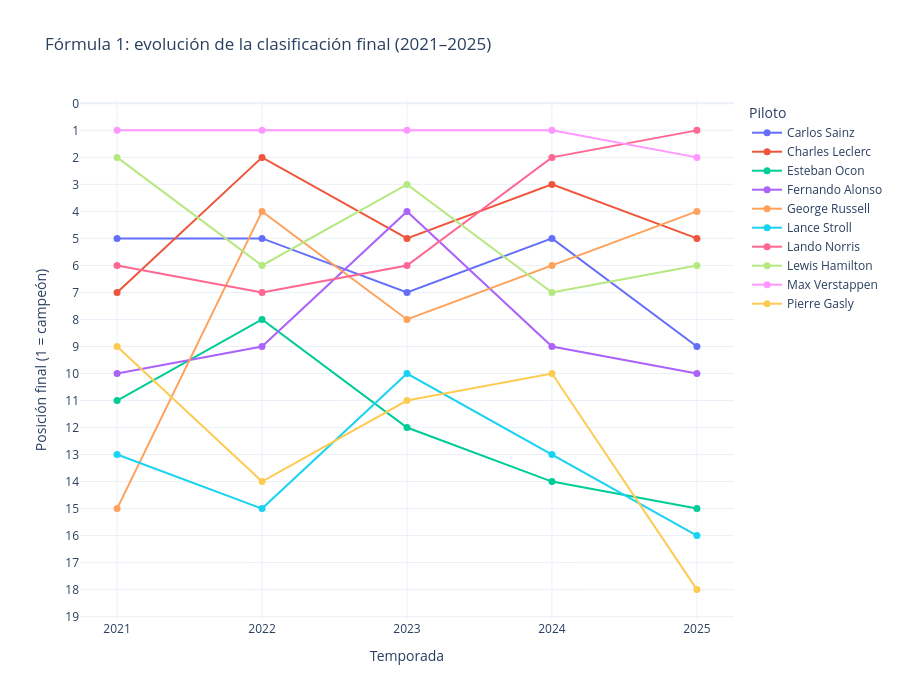

Notebook code cell kept with this figure:
### Markdown cell above
## 8. Visualización 3 — Bump chart de posiciones finales

**Pregunta:** ¿cómo cambió la posición final de los pilotos entre 2021 y 2025?

Para evitar saturación se seleccionan hasta diez pilotos con más temporadas presentes en las clasificaciones; los empates se resuelven por su mejor puesto histórico. El puesto mostrado sigue siendo el oficial entre todos los pilotos clasificados, no un ranking recalculado entre los seleccionados.

### Code cell
presence = standings.groupby("driver_id")["season"].nunique()
best = standings.groupby("driver_id")["position"].min()
selected_ids = (pd.DataFrame({"seasons": presence, "best": best})
                .sort_values(["seasons", "best"], ascending=[False, True])
                .head(10).index.tolist())
bump_data = standings[standings["driver_id"].isin(selected_ids)].copy()

bump = go.Figure()
for driver, group in bump_data.groupby("driver"):
    group = group.sort_values("season")
    bump.add_trace(go.Scatter(
        x=group["season"], y=group["position"], mode="lines+markers", name=driver,
        line=dict(width=2), marker=dict(size=7),
        customdata=group[["points", "wins", "constructor"]].to_numpy(),
        hovertemplate=(
            "Piloto: " + driver + "<br>Temporada: %{x}<br>Posición final: %{y}"
            "<br>Puntos: %{customdata[0]}<br>Victorias: %{customdata[1]}"
            "<br>Equipo: %{customdata[2]}<extra></extra>"
        )
    ))

max_pos = int(standings["position"].max())
bump.update_layout(
    title="Fórmula 1: evolución de la clasificación final (2021–2025)",
    xaxis_title="Temporada", yaxis_title="Posición final (1 = campeón)",
    xaxis=dict(tickmode="linear", dtick=1),
    yaxis=dict(autorange="reversed", dtick=1, range=[max_pos + .5, .5]),
    template="plotly_white", hovermode="closest", height=700, legend_title="Piloto"
)
bump.show()
bump.write_html(OUTPUT_DIR / "bump-chart.html", include_plotlyjs=True, full_html=True)
print("Exportado:", OUTPUT_DIR / "bump-chart.html")

### Figure 1 — Plotly figure (JSON) as saved in the notebook; plotly's stock layout.template omitted (floating-point values rounded to 4 significant figures)
{"data": [{"customdata": [[164.5, 0, "Ferrari"], [246, 1, "Ferrari"], [200, 1, "Ferrari"], [290, 2, "Ferrari"], [64, 0, "Williams"]], "hovertemplate": "Piloto: Carlos Sainz<br>Temporada: %{x}<br>Posición final: %{y}<br>Puntos: %{customdata[0]}<br>Victorias: %{customdata[1]}<br>Equipo: %{customdata[2]}<extra></extra>", "line": {"width": 2}, "marker": {"size": 7}, "mode": "lines+markers", "name": "Carlos Sainz", "type": "scatter", "x": [2021, 2022, 2023, 2024, 2025], "y": [5, 5, 7, 5, 9]}, {"customdata": [[159, 0, "Ferrari"], [308, 3, "Ferrari"], [206, 0, "Ferrari"], [356, 3, "Ferrari"], [242, 0, "Ferrari"]], "hovertemplate": "Piloto: Charles Leclerc<br>Temporada: %{x}<br>Posición final: %{y}<br>Puntos: %{customdata[0]}<br>Victorias: %{customdata[1]}<br>Equipo: %{customdata[2]}<extra></extra>", "line": {"width": 2}, "marker": {"size": 7}, "mode": "lines+markers", "name": "Charles Leclerc", "type": "scatter", "x": [2021, 2022, 2023, 2024, 2025], "y": [7, 2, 5, 3, 5]}, {"customdata": [[74, 1, "Alpine F1 Team"], [92, 0, "Alpine F1 Team"], [58, 0, "Alpine F1 Team"], [23, 0, "Alpine F1 Team"], [38, 0, "Haas F1 Team"]], "hovertemplate": "Piloto: Esteban Ocon<br>Temporada: %{x}<br>Posición final: %{y}<br>Puntos: %{customdata[0]}<br>Victorias: %{customdata[1]}<br>Equipo: %{customdata[2]}<extra></extra>", "line": {"width": 2}, "marker": {"size": 7}, "mode": "lines+markers", "name": "Esteban Ocon", "type": "scatter", "x": [2021, 2022, 2023, 2024, 2025], "y": [11, 8, 12, 14, 15]}, {"customdata": [[81, 0, "Alpine F1 Team"], [81, 0, "Alpine F1 Team"], [206, 0, "Aston Martin"], [70, 0, "Aston Martin"], [56, 0, "Aston Martin"]], "hovertemplate": "Piloto: Fernando Alonso<br>Temporada: %{x}<br>Posición final: %{y}<br>Puntos: %{customdata[0]}<br>Victorias: %{customdata[1]}<br>Equipo: %{customdata[2]}<extra></extra>", "line": {"width": 2}, "marker": {"size": 7}, "mode": "lines+markers", "name": "Fernando Alonso", "type": "scatter", "x": [2021, 2022, 2023, 2024, 2025], "y": [10, 9, 4, 9, 10]}, {"customdata": [[16, 0, "Williams"], [275, 1, "Mercedes"], [175, 0, "Mercedes"], [245, 2, "Mercedes"], [319, 2, "Mercedes"]], "hovertemplate": "Piloto: George Russell<br>Temporada: %{x}<br>Posición final: %{y}<br>Puntos: %{customdata[0]}<br>Victorias: %{customdata[1]}<br>Equipo: %{customdata[2]}<extra></extra>", "line": {"width": 2}, "marker": {"size": 7}, "mode": "lines+markers", "name": "George Russell", "type": "scatter", "x": [2021, 2022, 2023, 2024, 2025], "y": [15, 4, 8, 6, 4]}, {"customdata": [[34, 0, "Aston Martin"], [18, 0, "Aston Martin"], [74, 0, "Aston Martin"], [24, 0, "Aston Martin"], [33, 0, "Aston Martin"]], "hovertemplate": "Piloto: Lance Stroll<br>Temporada: %{x}<br>Posición final: %{y}<br>Puntos: %{customdata[0]}<br>Victorias: %{customdata[1]}<br>Equipo: %{customdata[2]}<extra></extra>", "line": {"width": 2}, "marker": {"size": 7}, "mode": "lines+markers", "name": "Lance Stroll", "type": "scatter", "x": [2021, 2022, 2023, 2024, 2025], "y": [13, 15, 10, 13, 16]}, {"customdata": [[160, 0, "McLaren"], [122, 0, "McLaren"], [205, 0, "McLaren"], [374, 4, "McLaren"], [423, 7, "McLaren"]], "hovertemplate": "Piloto: Lando Norris<br>Temporada: %{x}<br>Posición final: %{y}<br>Puntos: %{customdata[0]}<br>Victorias: %{customdata[1]}<br>Equipo: %{customdata[2]}<extra></extra>", "line": {"width": 2}, "marker": {"size": 7}, "mode": "lines+markers", "name": "Lando Norris", "type": "scatter", "x": [2021, 2022, 2023, 2024, 2025], "y": [6, 7, 6, 2, 1]}, {"customdata": [[387.5, 8, "Mercedes"], [240, 0, "Mercedes"], [234, 0, "Mercedes"], [223, 2, "Mercedes"], [156, 0, "Ferrari"]], "hovertemplate": "Piloto: Lewis Hamilton<br>Temporada: %{x}<br>Posición final: %{y}<br>Puntos: %{customdata[0]}<br>Victorias: %{customdata[1]}<br>Equipo: %{customdata[2]}<extra></extra>", "line": {"width": 2}, "marker": {"size": 7}, "mode": "lines+markers", "name": "Lewis Hamilton", "type": "scatter", "x": [2021, 2022, 2023, 2024, 2025], "y": [2, 6, 3, 7, 6]}, {"customdata": [[395.5, 10, "Red Bull"], [454, 15, "Red Bull"], [575, 19, "Red Bull"], [437, 9, "Red Bull"], [421, 8, "Red Bull"]], "hovertemplate": "Piloto: Max Verstappen<br>Temporada: %{x}<br>Posición final: %{y}<br>Puntos: %{customdata[0]}<br>Victorias: %{customdata[1]}<br>Equipo: %{customdata[2]}<extra></extra>", "line": {"width": 2}, "marker": {"size": 7}, "mode": "lines+markers", "name": "Max Verstappen", "type": "scatter", "x": [2021, 2022, 2023, 2024, 2025], "y": [1, 1, 1, 1, 2]}, {"customdata": [[110, 0, "AlphaTauri"], [23, 0, "AlphaTauri"], [62, 0, "Alpine F1 Team"], [42, 0, "Alpine F1 Team"], [22, 0, "Alpine F1 Team"]], "hovertemplate": "Piloto: Pierre Gasly<br>Temporada: %{x}<br>Posición final: %{y}<br>Puntos: %{customdata[0]}<br>Victorias: %{customdata[1]}<br>Equipo: %{customdata[2]}<extra></extra>", "line": {"width": 2}, "marker": {"size": 7}, "mode": "lines+markers", "name": "Pierre Gasly", "type": "scatter", "x": [2021, 2022, 2023, 2024, 2025], "y": [9, 14, 11, 10, 18]}], "layout": {"height": 700, "hovermode": "closest", "legend": {"title": {"text": "Piloto"}}, "title": {"text": "Fórmula 1: evolución de la clasificación final (2021–2025)"}, "xaxis": {"dtick": 1, "tickmode": "linear", "title": {"text": "Temporada"}}, "yaxis": {"autorange": "reversed", "dtick": 1, "range": [24.5, 0.5], "title": {"text": "Posición final (1 = campeón)"}}}}
